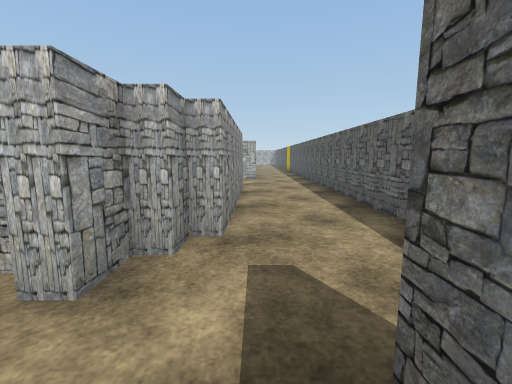
View 1 (above)

24 first-person views from a walk through a scene from a Unity 3-D project. The camera is 1.2 m above the floor, tilts 8° down and sees 90° across. The floor is counted in squares, 1 m on a side. Each view is taken from the middle of a square. On the plan, view 1 faces up. The plan holds only what a view shows up to about 12 squares ahead; the rest is blank. The place goes on beyond the plan. The player is left out. Some surface patterns are stand-ins.

View 2
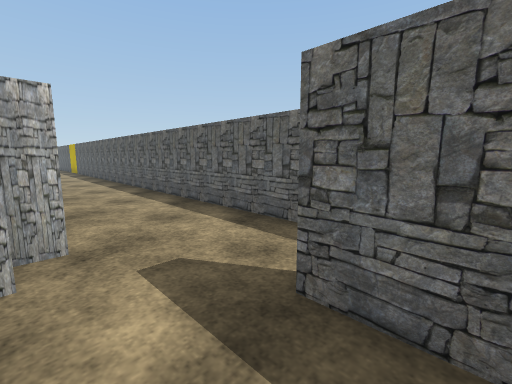

View 3
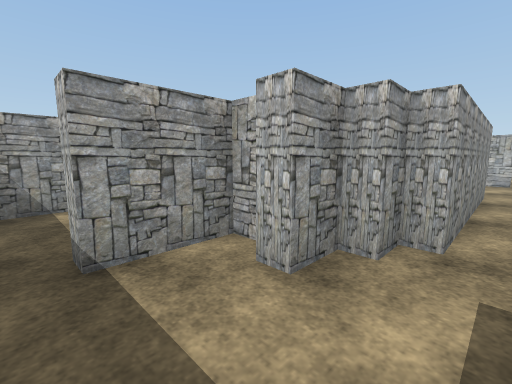

View 4
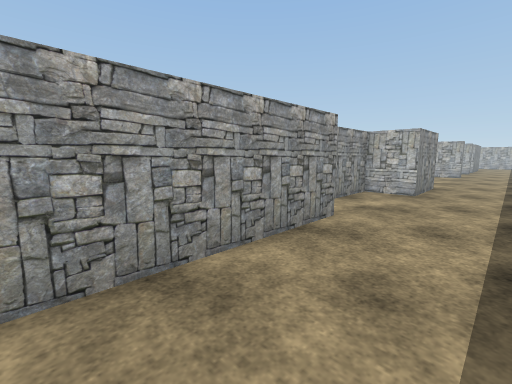

View 5
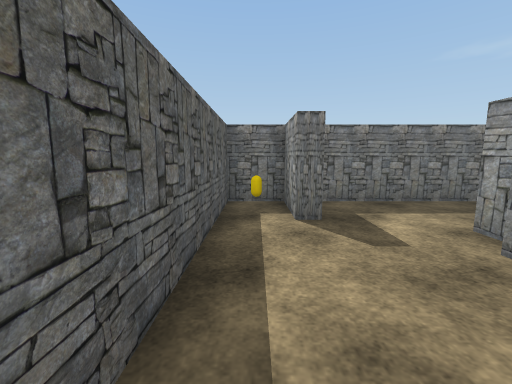

View 6
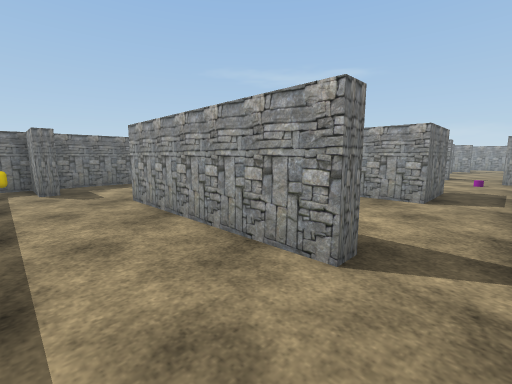

View 7
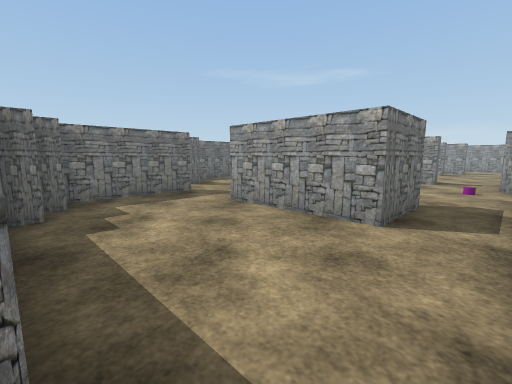

View 8
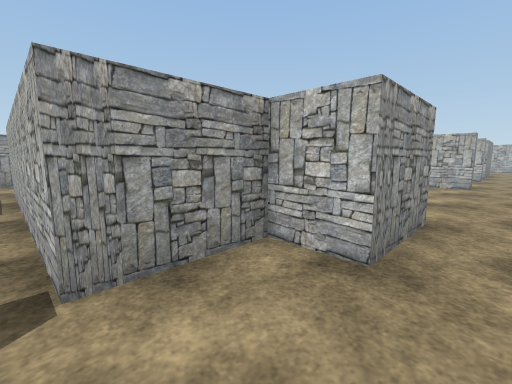

View 9
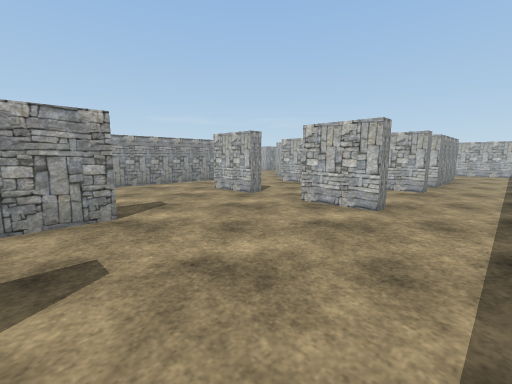

View 10
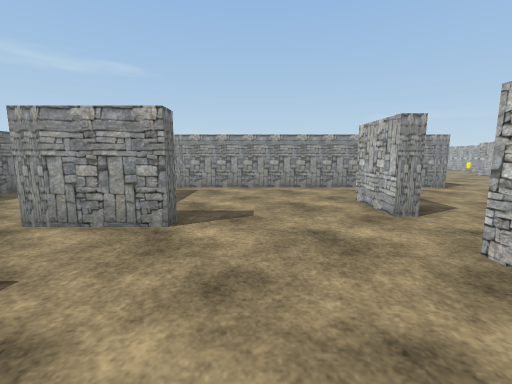

View 11
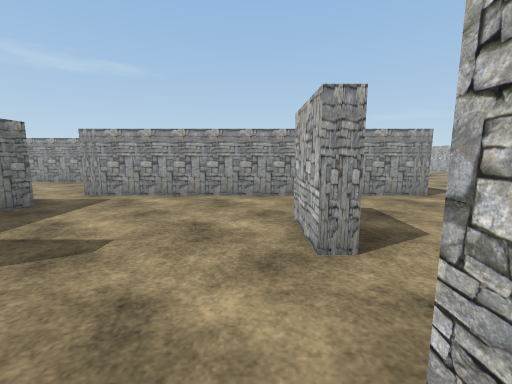

View 12
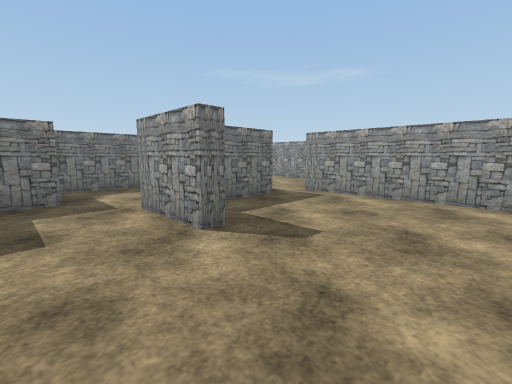

View 13
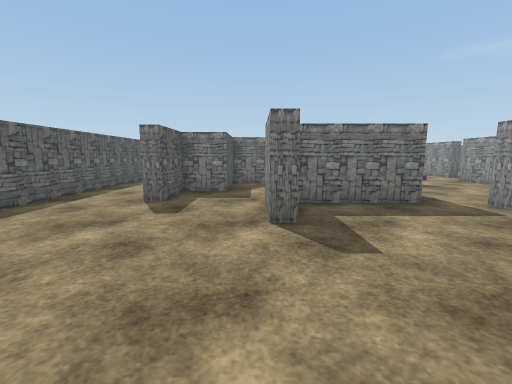

View 14
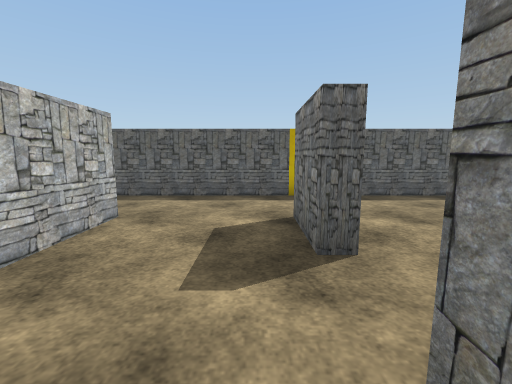

View 15
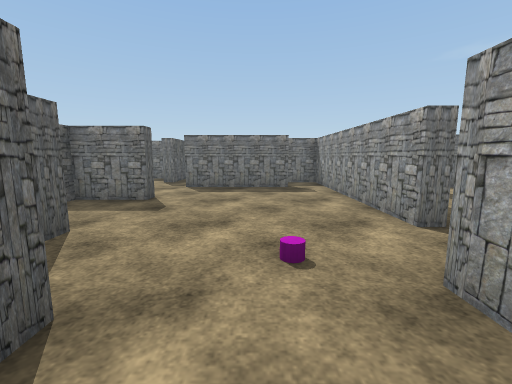

View 16
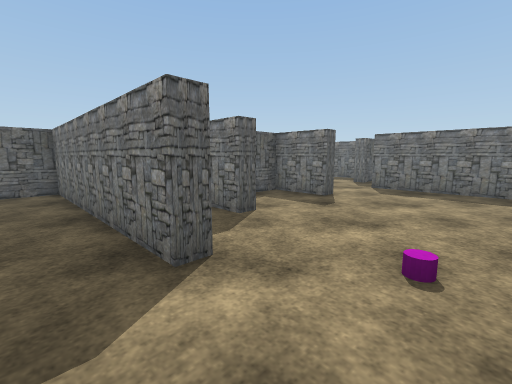

View 17
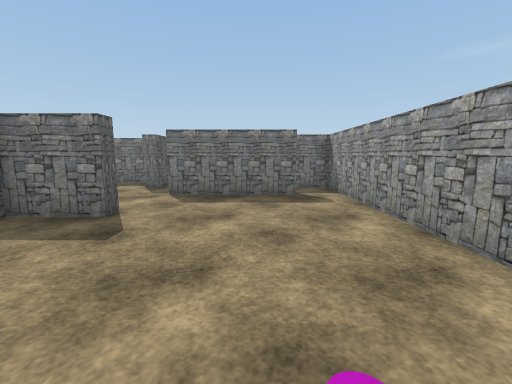

View 18
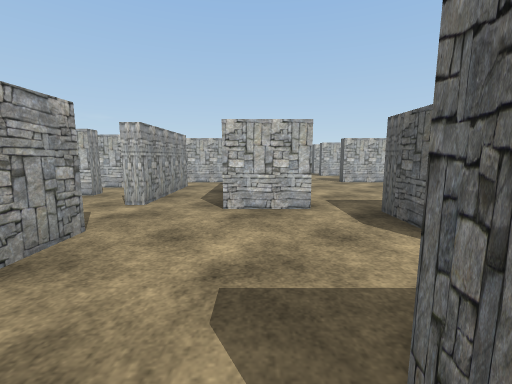

View 19
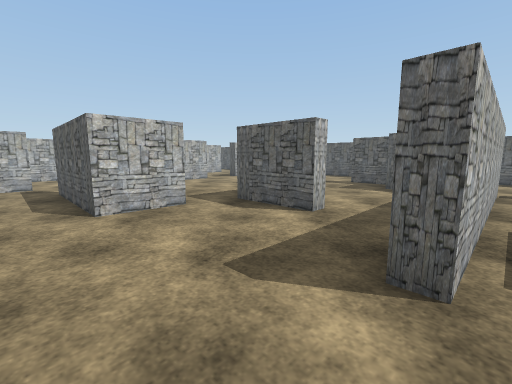

View 20
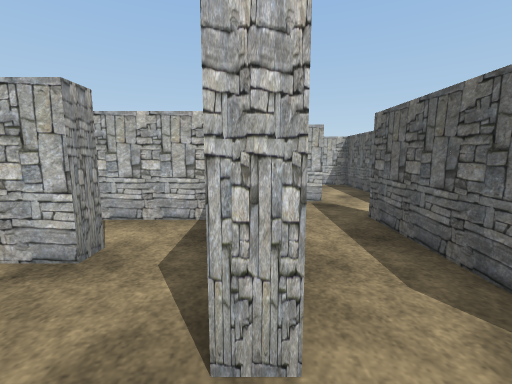

View 21
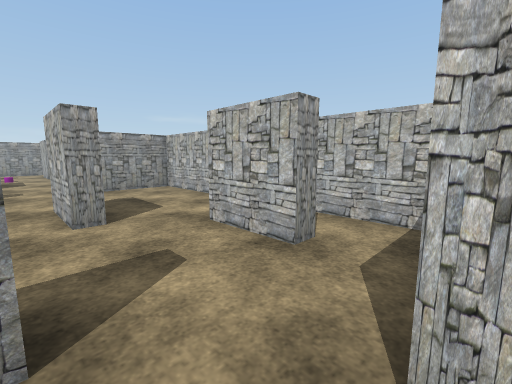

View 22
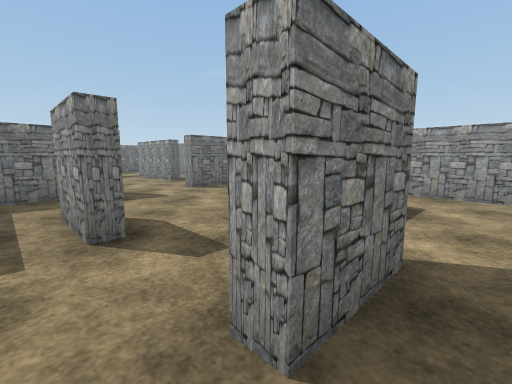

View 23
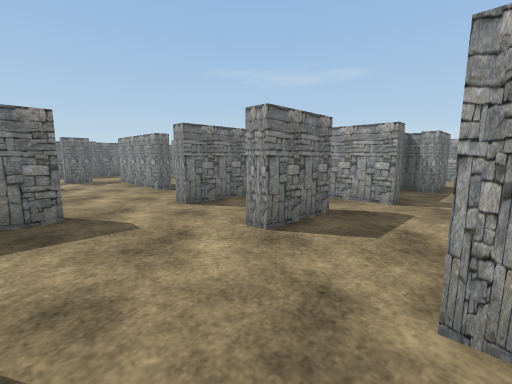

View 24
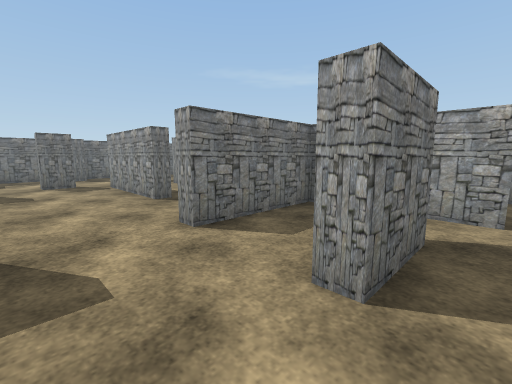

### Floor plan
Key: @ floor where view 1 was taken; # wall or solid block; . floor; C yellow capsule.
Columns run from 29 left of view 1 to 3 right of it. Each row starts with its distance up from view 1.
 33                               ..
 32                              #..
 31                              #..
 30                   ..         #..
 29                   ...        #..
 28                    ...       ...#
 27                   ###...#  ###..#
 26                   ..#...........#
 25                   ..#...........#
 24                   ..#...........#
 23                 ##..#...##..##..#
 22                 ....#...........#
 21       ####   ####.###...........#
 20       #.........#.###...........#
 19       #......##.#.###...........#
 18       #.........#.###....##.....#
 17 .........##.......###....##.....#
 16 ......................#####..#..#
 15 ..##..........#.......#......#..#
 14   ##  #..#....#.#.....#....###..#
 13       #.........#..........#....#
 12       #.........#...########....#
 11       ####...####...########....#
 10          .......................#
  9          ............###....#...#
  8         .......#.......#....#...#
  7         .#.... #.......#....#...#
  6          #.... #.....###....#...#
  5          #...  #............#...#
  4          #...  #...........##...#
  3          .#..  #.####...#####...#
  2          ....  #.    ...  ##....#
  1            ..  ##    .#...#...#.#
  0            ..         #......@#C#
 -1            ##         ###########

Positions as (right, up) in squares from view 1, and headings:
1: (0, 0), facing up
2: (-1, 0), facing up-right
3: (0, 0), facing up-left
4: (2, 5), facing up-left
5: (2, 6), facing down
6: (2, 11), facing down-left
7: (-1, 11), facing down-left
8: (1, 11), facing up-left
9: (2, 17), facing up-left
10: (1, 20), facing left
11: (-1, 22), facing left
12: (-1, 22), facing down-left
13: (-3, 23), facing down
14: (-5, 24), facing right
15: (-11, 13), facing down
16: (-12, 13), facing down-right
17: (-11, 11), facing down
18: (-10, 11), facing up
19: (-12, 11), facing up-right
20: (-13, 16), facing up
21: (-13, 16), facing up-left
22: (-14, 20), facing down-left
23: (-16, 17), facing down-left
24: (-17, 15), facing down-left
